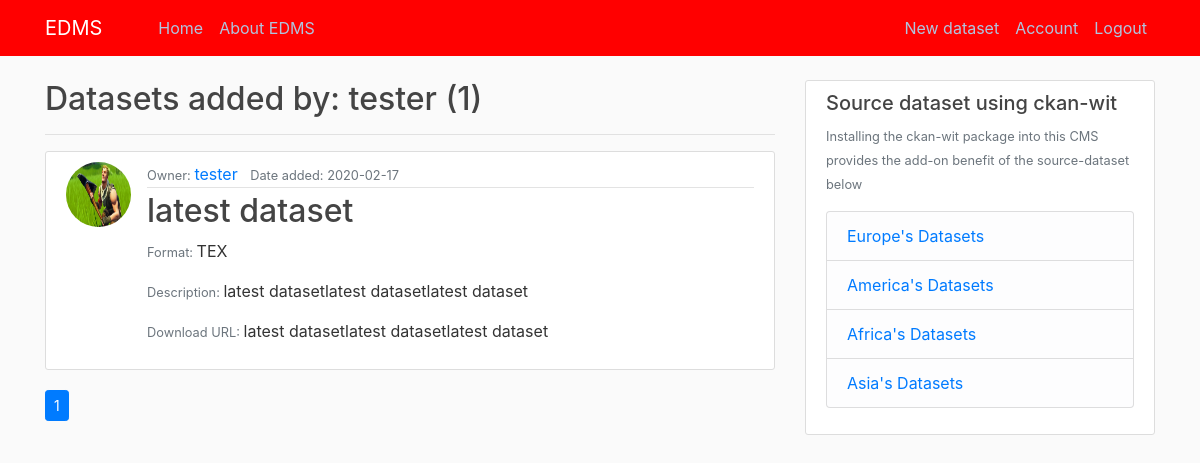
/user/tester (signed in), run on the app's committed database.
### edms/models.py (models this page shows, shortened)
class User(db.Model, UserMixin):
    id = db.Column(db.Integer, primary_key=True)
    username = db.Column(db.String(50), unique=True, nullable=False)
    email = db.Column(db.String(120), unique=True, nullable=False)
    user_avatar = db.Column(db.String(30), nullable=False, default='default.jpg')
    password = db.Column(db.String(70), nullable=False)
    datasets = db.relationship('Dataset', backref='owner', lazy=True)

class Dataset(db.Model):
    id = db.Column(db.Integer, primary_key=True)
    name_or_title = db.Column(db.String(120), nullable=False)
    distribution_license = db.Column(db.String(30), nullable=False)
    format = db.Column(db.String(30), nullable=False)
    description = db.Column(db.Text, nullable=False)
    download_url = db.Column(db.Text, nullable=False)
    date_added = db.Column(db.DateTime, nullable=False, default=datetime.utcnow)
    user_id = db.Column(db.Integer, db.ForeignKey('user.id'), nullable=False)

### edms/users/routes.py (the view)
@users.route('/user/<string:username>')
def user_datasets(username):
    page = request.args.get('page', 1, type=int)
    user = User.query.filter_by(username=username).first_or_404()
    datasets = Dataset.query.filter_by(owner=user)\
        .order_by(Dataset.date_added.desc())\
        .paginate(page=page, per_page=1)
    return render_template('pages/user_datasets.html', datasets=datasets, user=user)

### edms/models.py (called while the page is built)
@login_manager.user_loader
def load_user(user_id):
    return User.query.get(int(user_id))

### edms/templates/pages/user_datasets.html
{% extends 'base.html' %}
{% block content %}
    <h2 class="mb-3">Datasets added by: {{ user.username }} ({{ datasets.total }}) </h2>
    <hr>
    {% for dataset in datasets.items %}
        <article class="media content-section">
            <img src="{{ url_for('static', filename='img/'+ dataset.owner.user_avatar) }}" alt="" class="rounded-circle article-img">
          <div class="media-body">
            <div class="article-metadata">
                <small class="text-muted"> Owner: </small>
                <a class="mr-2" href="{{url_for('users.user_datasets', username=dataset.owner.username)}}"> {{ dataset.owner.username }}</a>
                <small class="text-muted">Date added: {{ dataset.date_added.strftime('%Y-%m-%d') }}</small>
            </div>
            <h2><a class="article-title" href="{{ url_for('datasets.dataset_details', dataset_id=dataset.id) }}">{{ dataset.name_or_title }}</a></h2>
              <p class="article-content"><small class="text-muted">Format: </small> {{ dataset.format }}</p>
              <p class="article-content"><small class="text-muted">Description: </small> {{ dataset.description }}</p>
              <p class="article-content"><small class="text-muted">Download URL: </small> {{ dataset.download_url }}</p>
          </div>
        </article>
    {% endfor %}
    {% for page_number in datasets.iter_pages(left_edge=1, right_edge=1, left_current=1, right_current=2) %}
        {% if page_number %}
            {% if datasets.page == page_number %}
                <a href="{{ url_for('users.user_datasets', username=user.username, page=page_number) }}"
                   class="btn btn-primary btn-sm mb-4">{{ page_number }}</a>
            {% else %}
                <a href="{{ url_for('users.user_datasets', username=user.username, page=page_number) }}"
                   class="btn btn-outline-primary btn-sm mb-4">{{ page_number }}</a>
            {% endif %}
        {% else %}
            ...
        {% endif %}
    {% endfor %}
{% endblock content %}

### edms/static/custom_styles.css (style rules this page uses)
html { height: 100%; margin: 0; }
body { background: #fafafa; color: #333333; padding: 0; margin-top: 5rem; }
h1, h2, h3, h4, h5, h6 { color: #444444; }
.content-section { background: #ffffff; padding: 10px 20px; border: 1px solid #dddddd; border-radius: 3px; margin-bottom: 20px; }
.article-title { color: #444444; }
.article-content { white-space: pre-line; }
.article-img { height: 65px; width: 65px; margin-right: 16px; }
.article-metadata { padding-bottom: 1px; margin-bottom: 4px; border-bottom: 1px solid #e3e3e3 }

### data on the page
User: username "tester"
Dataset: user_avatar (placeholder picture), owner.username "tester", date_added "2020-02-17", name_or_title "latest dataset", format "TEX", description "latest datasetlatest datasetlatest dataset", download_url "latest datasetlatest datasetlatest dataset"

### other printed values
{{ datasets.total }} "1"
{{ page_number }} "1"
